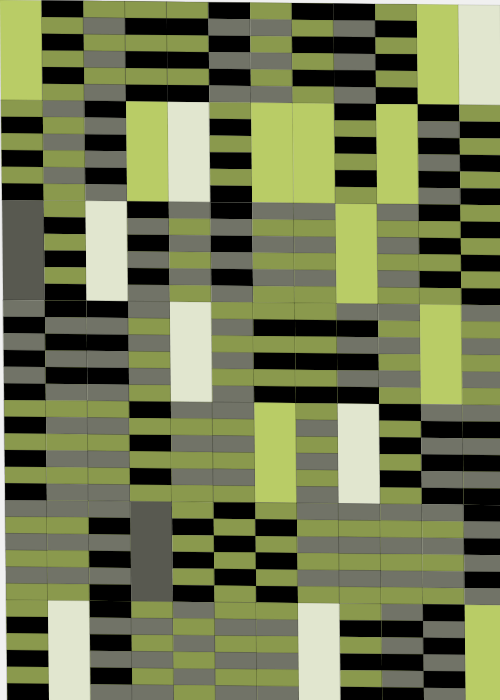
Frame 1 (no input)
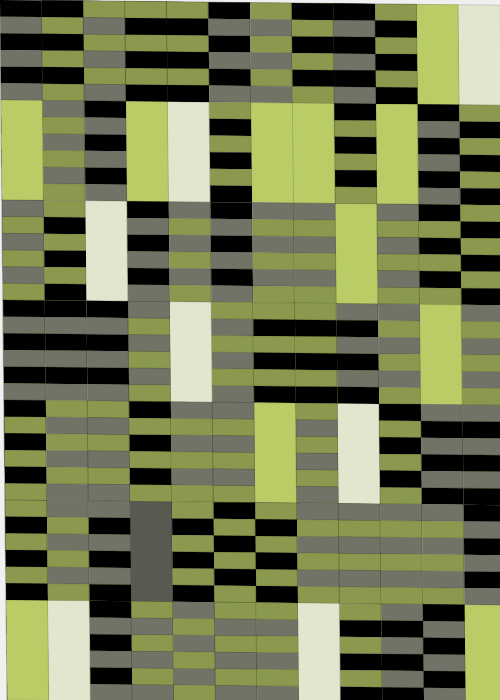
Frame 2 (the mouse pressed at the canvas centre, redrawn once)

The p5.js sketch that drew these frames (run headless with seeded random() and noise() and a simulated clock; the mouse was pressed at the canvas centre and the sketch redrawn once):

// p5.js sketch
// ── sketch.js


function preload() {

}

let rows = 7;
let cols = 12;

let unitWidth, unitHeight;
let numStripes = 6;
let colors = [];
var rectArray = [];

var colorSolids, colorStripes;

function setup() {
    createCanvas(500, 700) 
    background(240);
    unitWidth = width/cols;
    unitHeight = height/rows; 
    colorMode(HSB);

   
    mainCol = color(random(0,100), 50, 80)
    solidGray = color(hue(mainCol), 10, brightness(mainCol)-45);
    solidWhite =   color(hue(solidGray), saturation(solidGray), brightness(solidGray)+55);
    // solidWhite;
    
    // stripeGray;
    // stripeBlack;
    //one darker gray in main
    //white-ish <> gray 
    //gray-ish to black
    mainStripe = color(hue(mainCol), saturation(mainCol), brightness(mainCol)-20);
    stripeGray = color(hue(solidGray), saturation(solidGray), brightness(solidGray)+10);
    stripeBlack = color(hue(solidGray), saturation(solidGray), brightness(solidGray)-40);


    colorSolids = [ solidGray, solidWhite, mainCol]
    colorStripes = [stripeBlack, stripeGray, mainStripe]
}


//enforce: never 2 of the same

solidInd = false;

function draw() {
    noLoop();

    randomSeed(5);

    shearX(PI / 300)
    shearY(PI / 300)

    strokeWeight(0.1)

    for (x=0; x < cols; x++){
        rectArray.push([])
        for (y=0; y < rows ; y ++){
            colorSolids = shuffle(colorSolids);
            noFill();
            xVal = unitWidth*x; 
            yVal = unitHeight*y;
            push();
            fill(colorSolids[0])
            translate(xVal, yVal)
            beginShape();
            rect(0, 0, unitWidth, unitHeight)
            endShape();
            //add stripes (sometimes)

            if (random(10) > 3 || solidInd ){
          
                colorStripes = shuffle(colorStripes);
                for (i = 0; i < numStripes; i++){
                    if (i % 2 == 0){
                        fill(colorStripes[0])
                    } else {
                        fill(colorStripes[1])
                    }
                    ht = unitHeight/numStripes;
                    rect(0,0, unitWidth, ht)
                    translate(0, ht);
                }
                solidInd = false;
            } else {
                solidInd = true;
            }

            
            pop()
            

        }
    }
}
